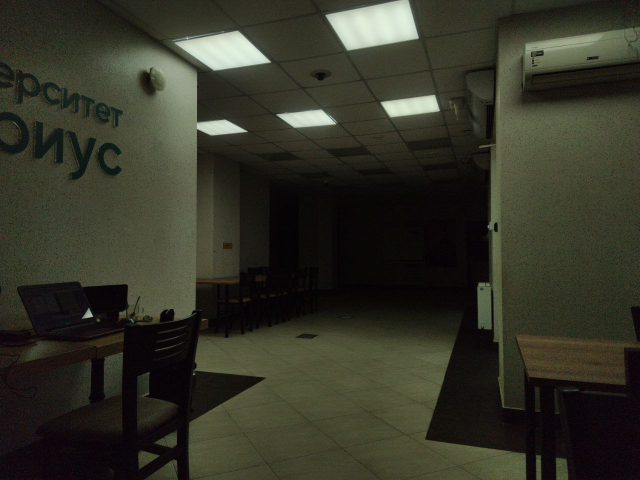
#> input picture photo1645261254.jpeg, 1280 x 960 px (shown at 1/2 size)
$ python main.py   (older library calls are emulated)
#> lines starting #> are read from the running program, lines starting #| are printed output that depends on the picture; after the words box and inside, x2 and y2 are one past the last pixel; in counts of white or black regions, pixels touching at a corner belong together
# # This is a sample Python script.
#
# # Press Shift+F10 to execute it or replace it with your code.
# # Press Double Shift to search everywhere for classes, files, tool windows, actions, and settings.
#
#
# def print_hi(name):
#     # Use a breakpoint in the code line below to debug your script.
#     print(f'Hi, {name}')  # Press Ctrl+F8 to toggle the breakpoint.
#
#
# # Press the green button in the gutter to run the script.
# if __name__ == '__main__':
#     print_hi('PyCharm')
#
# # See PyCharm help at https://www.jetbrains.com/help/pycharm/


import numpy as np
import cv2


def make_gaussian_pyramide(im, nlevels=-1):
    pyr = [im.copy()]
    nlevels -= 1
    while nlevels != 0:
        tmp = cv2.pyrDown(pyr[-1])
        pyr += [tmp.copy()]
        if min(*tmp.shape) <= 2:
             break
        nlevels -= 1
    return pyr


# [6 lines left out: function pyrUp, not called in this run]


def make_laplacian_pyramide(im, nlevels=-1):
    im1 = im.astype(np.int16)
    pyr = []
    nlevels -= 1
    while min(*im1.shape) > 2 and nlevels != 0:
        im2 = cv2.pyrDown(im1)
        im3 = cv2.pyrUp(im2, dstsize=im1.shape[::-1])
        layer = im1 - im3
        pyr += [layer]
        im1 = im2
        nlevels -= 1

    pyr += [im1]
    return pyr


# [62 lines left out: functions reconstruct_laplacian_pyramide, pyramidal_merge_pair, test_pyramidal_merge_pair, define_mask, not called in this run]

def define_mask_for_color(imm, headroom=5):
    """the darkest image must be first"""
    # [12 lines of commented-out code are left out]
    return np.argmax(np.max(imm, axis=3)*(np.max(imm, axis=3)<(255-headroom)),axis=0)


def define_multi_mask(im, trh = 128):
    return np.argmin(trh-im, axis=2)

# [6 lines left out: function sum_multi_mask, not called in this run]

def pyramidal_merge_multiframe(imm, mask, nlevels=-1,colors=3):
    # maskm = [np.zeros(mask.shape[1:2]) for _ in range(len(imm))]
    mpyrm = [0]*len(imm)
    ipyrm = [[0]*colors for _ in range(len(imm))]
    for i in range(0,len(imm)):
        masktmp= (mask == i).astype(np.int16)*255
        # mpyrm[i] = make_gaussian_pyramide(maskm[i],nlevels)
        # ipyrm[i] = make_laplacian_pyramide(imm[i],nlevels)
        mpyrm[i] = make_gaussian_pyramide(masktmp,nlevels)
        for col in range(colors):
            ipyrm[i][col] = make_laplacian_pyramide(imm[i][:,:,col],nlevels)
    # [7 lines of commented-out code are left out]
    u = [np.zeros(ipyrm[0][0][-1].shape) for _ in range(colors)]
    for col in range(colors):

        for i in range (len(imm)):
            u[col]+=ipyrm[i][col][-1]*mpyrm[i][-1]


        # [11 lines of commented-out code are left out]

        for i in range(len(ipyrm[0][col])-2,-1,-1):
            u[col] = cv2.pyrUp(u[col], dstsize=mpyrm[0][i].shape[::-1])
            for j in range(len(imm)):
                u[col] += ipyrm[j][col][i] * mpyrm[j][i]

        # [7 lines of commented-out code are left out]
    u = np.array(u)
    u = np.moveaxis(u, 0, -1) / 255

    return u

def post_process(u, normalize_histogram=0, brgcnt=[0,1], brcn_hsv=[0,1],B = 0):
     #2 for hsv, 0 for ycc
    if normalize_histogram == 1:  #only for hsv
        #https://docs.opencv.org/3.4/d5/daf/tutorial_py_histogram_equalization.html
        # create a CLAHE object (Arguments are optional).
        clahe = cv2.createCLAHE(clipLimit=2.0, tileGridSize=(8, 8))
        utmp=u[:,:,B].astype(np.uint8)
        # u[:,:,B] = clahe.apply(u[:,:,B])
        utmp = clahe.apply(utmp)
        # u[:,:,B]=utmp
    elif normalize_histogram == 2:
        u[:,:,B] = cv2.equalizeHist(u[:,:,B])
    u[:,:,B]=u[:,:,B]*brcn_hsv[1]+brcn_hsv[0]
    u = np.clip((u*brgcnt[1]+brgcnt[0]), 0, 255).astype(np.uint8)
    return u

# def pyramidal_merge_multiframe(ims, mask, nlevels=-1):
#     pyrm = make_gaussian_pyramide(mask)


def conv_color(imm, param):
    im_hsv=[0 for _ in range(len(imm))]
    for i in range(len(imm)):
        im_hsv[i] = cv2.cvtColor(imm[i], param)
    return im_hsv

conv_bgr2hsv = lambda imm: conv_color(imm, cv2.COLOR_BGR2HSV)
conv_bgr2yuv = lambda imm: conv_color(imm, cv2.COLOR_BGR2YUV)
conv_hsv2brg = lambda imm: conv_color(imm, cv2.COLOR_HSV2BGR)
conv_yuv2brg = lambda imm: conv_color(imm, cv2.COLOR_HSV2BGR)
conv_bgr2lab = lambda imm: conv_color(imm, cv2.COLOR_BGR2LAB)
conv_lab2bgr = lambda imm: conv_color(imm, cv2.COLOR_LAB2BGR)


def test_change_val(val):
    val+=1
    return


bgr2hsv = lambda bgr: cv2.cvtColor(bgr, cv2.COLOR_BGR2HSV)
bgr2yuv = lambda img: cv2.cvtColor(img, cv2.COLOR_BGR2YUV)
hsv2bgr = lambda hsv: cv2.cvtColor(hsv, cv2.COLOR_HSV2BGR)
yuv2bgr = lambda img: cv2.cvtColor(img, cv2.COLOR_YUV2BGR)
bgr2lab = lambda img: cv2.cvtColor(img, cv2.COLOR_BGR2LAB)
lab2bgr = lambda img: cv2.cvtColor(img, cv2.COLOR_LAB2BGR)

# [12 lines of commented-out code are left out]

filenames = [
    "photo1645261254.jpeg",
    "photo1645261254(1).jpeg"
]
resultname = "result_sigma_coworking"
# filenames = [
#     "photo_2022-02-21_20-17-12.jpg",
#     "photo_2022-02-21_20-17-14.jpg",
#     "photo_2022-02-21_20-17-17.jpg",
#     "photo_2022-02-21_20-17-20.jpg",
#     "photo_2022-02-21_20-17-23.jpg",
#     "photo_2022-02-21_20-17-26.jpg",
#     "photo_2022-02-21_20-17-30.jpg",
#     "photo_2022-02-21_20-17-33.jpg",
#     "photo_2022-02-21_20-17-36.jpg",
#     "photo_2022-02-21_20-17-40.jpg"
# ]
# resultname = "result_beta_lab"

imm=[0 for _ in range(len(filenames))]
for f in range(len(filenames)):
    imm[f]=cv2.imread(filenames[f])


# [7 lines of commented-out code are left out]

msk=define_mask_for_color(imm).astype(np.uint8)
#> in define_mask_for_color, `return np.argmax(np.max(imm, axis=3)*(np.max(imm, axis=3)<(255-headroo..`:
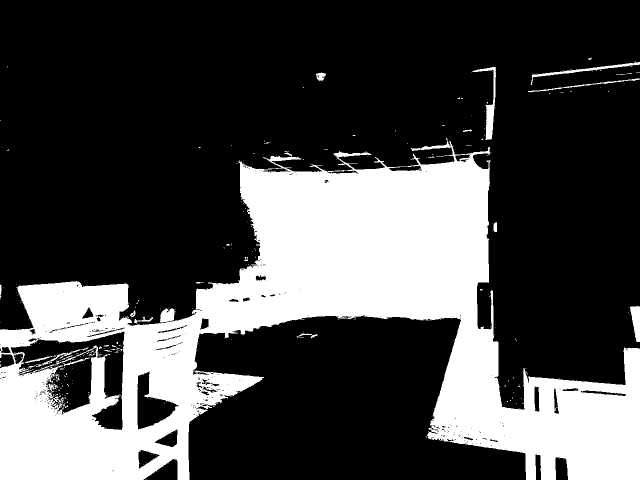
#> returned value: shape (960, 1280) int64 (shown at 1/2 size); values 0 (black) and 1 (white), 28.6% white; 386 white regions (356 under 20 px), largest, box (x1, y1, x2, y2) and area: (0, 280, 1280, 960) 343952, (943, 134, 992, 280) 1492, (1061, 124, 1280, 170) 1108

# im1m = im1.astype(np.int) - 128
# im2m = im2.astype(np.int) - 128

#result = test_pyramidal_merge_pair(im1,im2,msk)#[:,:,1])

result = np.empty(imm[0].shape)

# for color in range(3):
#     result[:,:,color]=pyramidal_merge_multiframe(imm[:,:,:,color],msk)

#result = pyramidal_merge_multiframe(imm,msk, normalize_histogram=0,brgcnt=[-100,1])
result = pyramidal_merge_multiframe(conv_bgr2yuv(imm), msk)
#> in pyramidal_merge_multiframe, `mpyrm = [0]*len(imm)`: mpyrm = [0, 0]
#> in pyramidal_merge_multiframe, `ipyrm = [[0]*colors for _ in range(len(imm))]`: ipyrm = [[0, 0, 0], [0, 0, 0]]
#> the loop in pyramidal_merge_multiframe, `for i in range(0,len(imm)):` made 2 passes
#> pass 1, in make_laplacian_pyramide, `im1 = im.astype(np.int16)`:
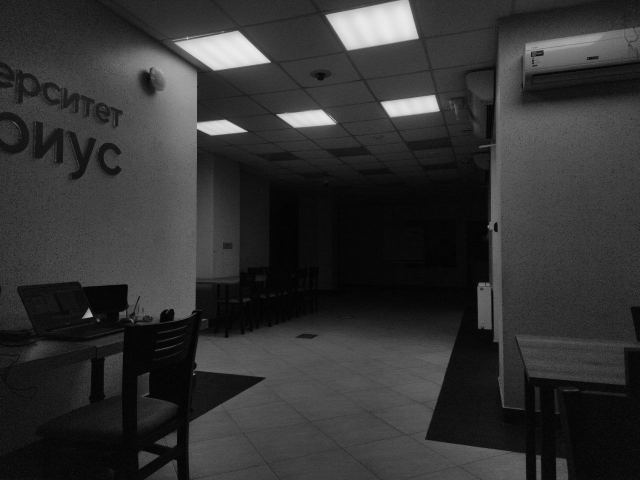
#> im1: shape (960, 1280) int16 (shown at 1/2 size); min 0, max 248, mean 50.6
#> pass 1, in make_laplacian_pyramide (call 2), `im1 = im.astype(np.int16)`:
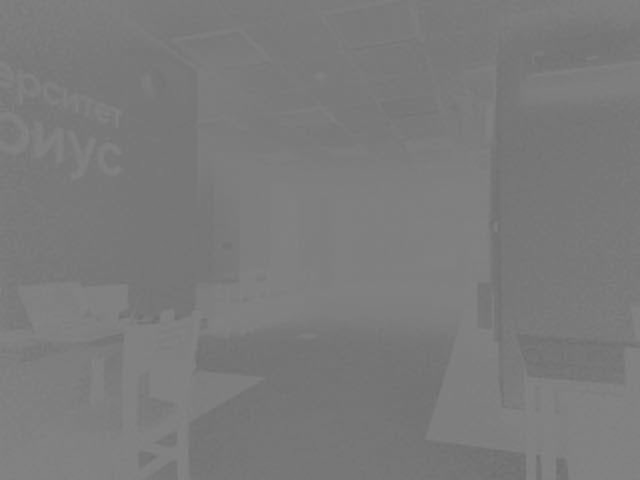
#> im1: shape (960, 1280) int16 (shown at 1/2 size); min 109, max 134, mean 122.7
#> after the loop in pyramidal_merge_multiframe, `for i in range(0,len(imm)):`: ipyrm = 2 items
#> in pyramidal_merge_multiframe, `u = [np.zeros(ipyrm[0][0][-1].shape) for _ in range(colors)]`: u = [[[0, 0, 0], [0, 0, 0]], [[0, 0, 0], [0, 0, 0]], [[0, 0, 0], [0, 0, 0]]]
#> after the loop in pyramidal_merge_multiframe, `for col in range(colors):`: u = 3 items
#> in pyramidal_merge_multiframe, `u = np.moveaxis(u, 0, -1) / 255`:
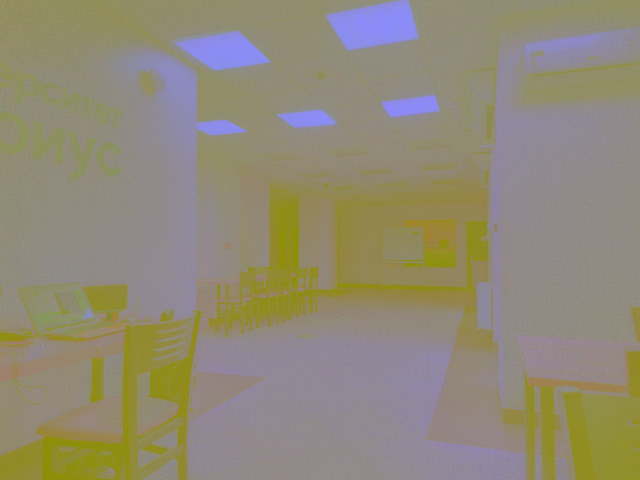
#> u: shape (960, 1280, 3) float64 (shown at 1/2 size); mean of channels 0, 1, 2 92, 118.8, 128.5; drawn with min black and max white
brg_cont=[70, .5]
# brg_cont=[-50, .7]
result = yuv2bgr(post_process(result, normalize_histogram=0, brcn_hsv=brg_cont,B=0))
#> in post_process, `u[:,:,B]=u[:,:,B]*brcn_hsv[1]+brcn_hsv[0]`:
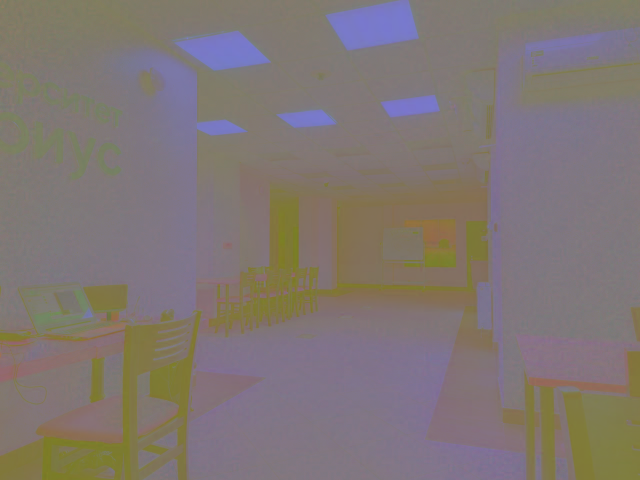
#> u: shape (960, 1280, 3) float64 (shown at 1/2 size); mean of channels 0, 1, 2 116, 118.8, 128.5; drawn as B, G, R
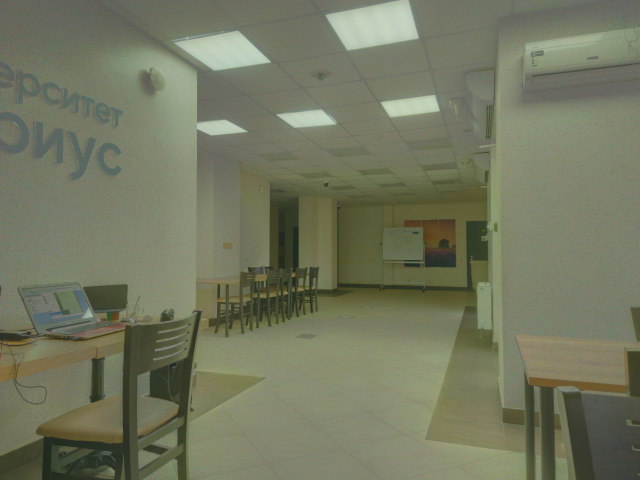
#> result: shape (960, 1280, 3) (shown at 1/2 size); mean B, G, R 96, 119.4, 115.5

resultfilename = resultname + "_" + str(brg_cont)
cv2.imshow(resultfilename + "_mask", (msk*(255/(len(imm)-1))).astype(np.uint8))
cv2.imwrite(resultfilename + "_mask" + ".jpeg", (msk*(255/(len(imm)-1))).astype(np.uint8))
#for f in range(len(filenames)): cv2.imshow(filenames[f],imm[f])
# cv2.imshow("im1", im1)
# cv2.imshow("im2", im2)

cv2.imshow(resultfilename, result.astype(np.uint8))
cv2.imwrite(resultfilename + ".jpeg",result.astype(np.uint8))
# cv2.imshow("im1-128", abs(im1m).astype(np.uint8))
# cv2.imshow("im2-128", abs(im2m).astype(np.uint8))

cv2.waitKey()
